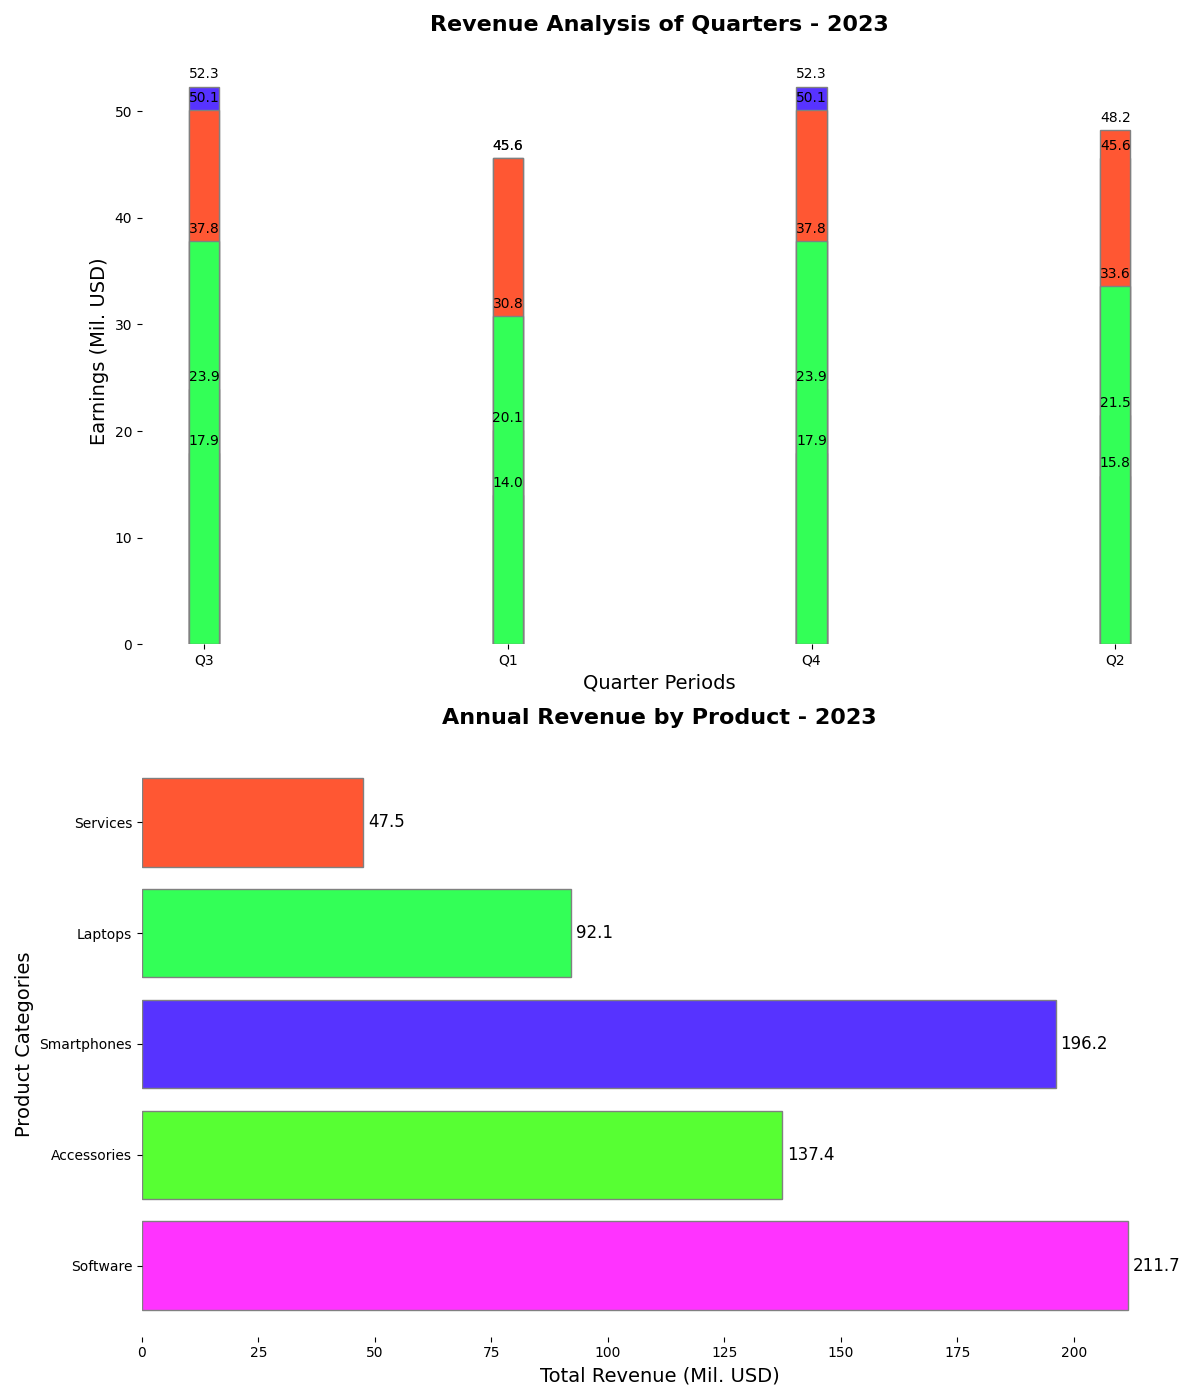

Reproduce this figure in Python.
import matplotlib.pyplot as plt
import numpy as np

product_lines = ['Software', 'Laptops', 'Smartphones', 'Services', 'Accessories']
quarters = ['Q3', 'Q1', 'Q4', 'Q2']

sorted_revenue_data = [
    [(2, 52.3), (0, 50.1), (4, 23.9), (3, 17.9), (1, 37.8)], 
    [(2, 45.6), (0, 45.6), (4, 20.1), (3, 14.0), (1, 30.8)],
    [(2, 52.3), (0, 50.1), (4, 23.9), (3, 17.9), (1, 37.8)],
    [(2, 45.6), (0, 48.2), (4, 21.5), (3, 15.8), (1, 33.6)]
]

# New set of colors applied to two charts
colors = ['#FF5733', '#33FF57', '#5733FF', '#57FF33', '#FF33FF']
sorted_colors = ['#FF33FF', '#57FF33', '#5733FF', '#33FF57', '#FF5733']

fig, axs = plt.subplots(2, 1, figsize=(12, 14))
ax1, ax2 = axs

bar_width = 0.15

for quarter, data in enumerate(sorted_revenue_data):
    for i, (idx, revenue) in enumerate(data):
        ax1.bar(np.array([quarter]) * 1.5, revenue, color=colors[idx], width=bar_width, edgecolor='grey')
        ax1.text(quarter * 1.5, revenue + 0.5, f"{revenue:.1f}", ha='center', va='bottom', fontsize=10, color='black')

ax1.set_title('Revenue Analysis of Quarters - 2023', fontsize=16, fontweight='bold', pad=20)
ax1.set_xlabel('Quarter Periods', fontsize=14)
ax1.set_ylabel('Earnings (Mil. USD)', fontsize=14)
ax1.set_xticks(np.arange(len(quarters)) * 1.5)
ax1.set_xticklabels(quarters)

ax1.spines['top'].set_visible(False)
ax1.spines['right'].set_visible(False)
ax1.spines['left'].set_visible(False)
ax1.spines['bottom'].set_visible(False)

total_revenue = [211.7, 137.4, 196.2, 92.1, 47.5]
sorted_product_lines = ['Software', 'Accessories', 'Smartphones', 'Laptops', 'Services']

ax2.barh(sorted_product_lines, total_revenue, color=sorted_colors, edgecolor='grey')

ax2.set_title('Annual Revenue by Product - 2023', fontsize=16, fontweight='bold', pad=20)
ax2.set_xlabel('Total Revenue (Mil. USD)', fontsize=14)
ax2.set_ylabel('Product Categories', fontsize=14)

for i, total in enumerate(total_revenue):
    ax2.text(total + 1, i, f"{total:.1f}", va='center', ha='left', fontsize=12, color='black')

ax2.spines['top'].set_visible(False)
ax2.spines['right'].set_visible(False)
ax2.spines['left'].set_visible(False)
ax2.spines['bottom'].set_visible(False)

plt.tight_layout()
plt.show()
